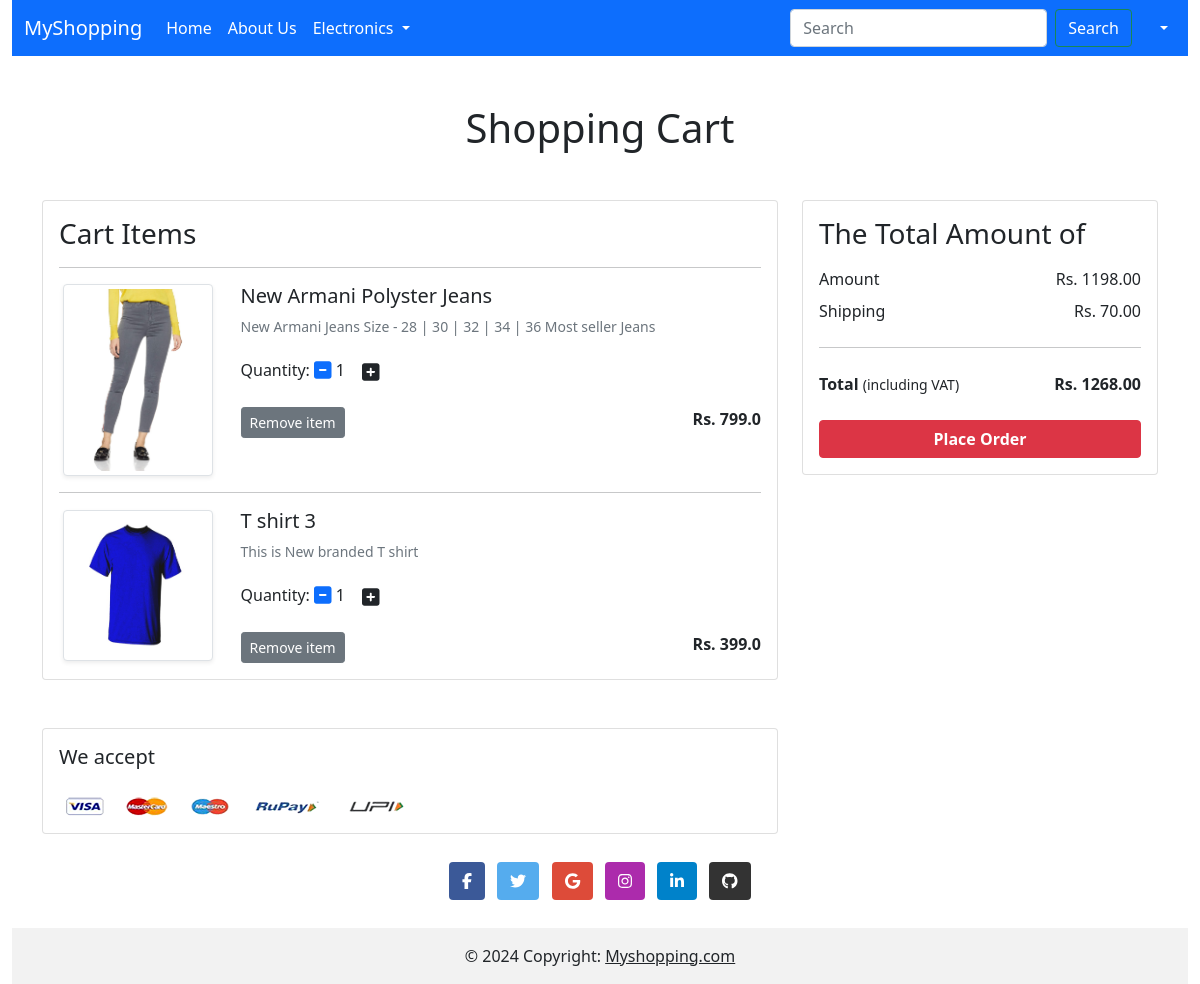
The app's page /cart/ (signed in) with its own data.
### myapp/models.py (models this page shows, shortened)
class Cart(models.Model):
    user=models.ForeignKey(User, on_delete=models.CASCADE)
    product=models.ForeignKey(Product,on_delete=models.CASCADE)
    quantity=models.PositiveIntegerField(default=1)

class Product(models.Model):
    title=models.CharField(max_length=200)
    selling_price=models.FloatField()
    discounted_price=models.FloatField()
    description=models.TextField()
    Brand=models.CharField(max_length=150)
    category=models.CharField(choices=CATEGORY_CHOICES,max_length=2)
    product_image=models.ImageField(upload_to='productimg')

### myapp/views.py (the view)
# urls.py: path('cart/',views.ShowCart,name='carts'),
@login_required
def ShowCart(request):
    if request.user.is_authenticated:
        user=request.user
        cart=Cart.objects.filter(user=user)
        amount=0.0
        totalamount=0.0
        shipping_amount=70
        prices=[p for p in Cart.objects.all()]
        for p in prices:
            tempamount=p.product.discounted_price * p.quantity
            amount+=tempamount
            totalamount+=amount
        totalamount=amount + shipping_amount
        return render(request,'myapp/addtocart.html',{'carts':cart,'totalamount':totalamount,'amount':amount})

### myapp/templates/myapp/addtocart.html (shortened to what this page needs)
{% extends 'myapp/base.html' %}
{% load static %}
{% block content %}
<div class="container my-5">
  <div class="row">
   <h1 class="text-center mb-5">Shopping Cart</h1>
   <div class="col-sm-8">
   <div class="card">
    <div class="card-body">
     <h3>Cart Items</h3>
     {% for cart in carts %}
     <hr>
     <div class="row">
      <div class="col-sm-3 text-center align-self-center"><img src="{{cart.product.product_image.url}}" alt="" srcset="" class="img-fluid img-thumbnail shadow-sm" height="150" width="150"> </div>
      <div class="col-sm-9">
       <div>
        <h5>{{cart.product.title}}</h5>
        <p class="mb-2 text-muted small">{{cart.product.description}}</p>
        <div class="my-3">
         <label for="quantity">Quantity:</label>
         <a class="minus-cart bt\
         n" pid="{{cart.product.id}}"><i class="fas fa-minus-square fa-lg"></i></a>
           <span id="quantity">{{cart.quantity}}</span>
         <a class="plus-cart btn" pid="{{cart.product.id}}"><i class="fas fa-plus-square fa-lg"></i></a>
        </div>
        <div class="d-flex justify-content-between">
         <a class="btn btn-sm btn-secondary mr-3 remove-cart" pid={{cart.product.id}}>Remove item </a>
         <p class="mb-0"><span><strong>Rs. {{cart.product.discounted_price}}</strong></span></p>
        </div>
       </div>
      </div>
     </div>
     {% endfor %}
    </div>
    </div>
   </div>
   <div class="col-sm-4">
    <div class="card">
     <div class="card-body">
       <h3>The Total Amount of</h3>
       <ul class="list-group">
        <li class="list-group-item d-flex justify-content-between align-items-center border-0 px-0 pb-0">Amount<span>Rs. <span id="amount">{{amount|floatformat:2}}</span> </span></li>
        <li class="list-group-item d-flex justify-content-between align-items-center border-0 px-0">Shipping<span>Rs. 70.00</span></li>
        <hr>
        <li class="list-group-item d-flex justify-content-between align-items-center border-0 px-0 mb-3">
         <div>
            <strong>Total</strong> <small>(including VAT)</small>
          </div>
          <span><strong>Rs. </strong><strong id="totalamount"> {{totalamount|floatformat:2}}</strong></span>
        </li>
       </ul>
       <div class="d-grid"><a href="{% url 'checkout' %}" class="btn btn-danger fw-bold">Place Order</a></div>
     </div>
    </div>
   </div>
  </div>
 </div>
 <div class="container">
  <div class="row">
   <div class="col-sm-8">
    <div class="card">
     <div class="card-body">
       <h5 class="mb-4">We accept</h5>
       <img src="{% static 'app/images/payment.png' %}" alt="" class="img-fluid">
     </div>
   </div>
   </div>
  </div>
 </div>
{% endblock content %}

### records on screen
Cart: product.product_image (picture), product "New Armani Polyster Jeans", product.description "New Armani Jeans Size - 28 | 30 | 32 | 34 | 36 Most seller Jeans", quantity "1", product.discounted_price "799.0"
Cart: product.product_image (picture), product "T shirt 3", product.description "This is New branded T shirt", quantity "1", product.discounted_price "399.0"

### other values on screen
{{ amount|floatformat:2 }} "1198.00"
{{ totalamount|floatformat:2 }} "1268.00"
